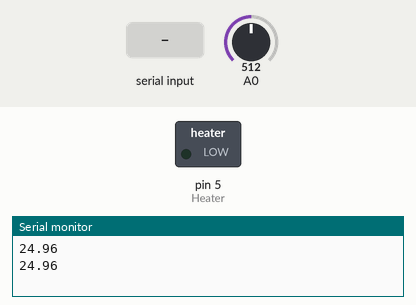
The sketch below on a simulated Arduino Uno, built with avr-gcc and run on an emulated ATmega328P. On the bench: switched loads named in the sketch (green lamp = pin HIGH), the last lines printed to the serial monitor. The inputs (shaded band) are chosen by the test bench; at power-on: A0 = 512.

Above: at 1.2 s.
1.3 s: A0 set to 560
3.2 s: A0 set to 573
At 4.4 s:
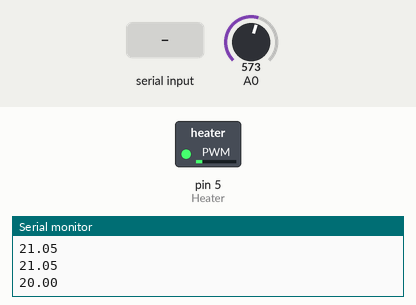
5.5 s: "A90\n" received over Serial
At 7.2 s:
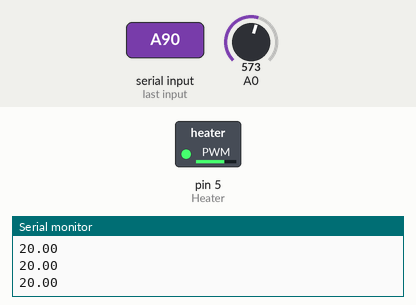
7.5 s: "90,45\n" received over Serial
At 8.8 s:
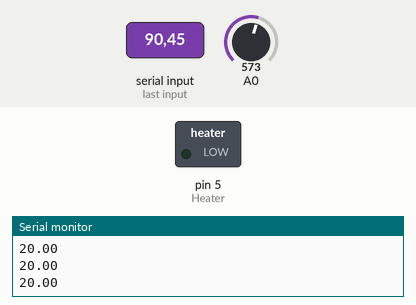
10.5 s: "0\n" received over Serial
At 13.1 s:
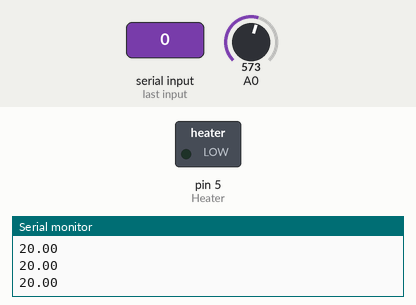
13.5 s: "30,150\n" received over Serial
At 15.5 s:
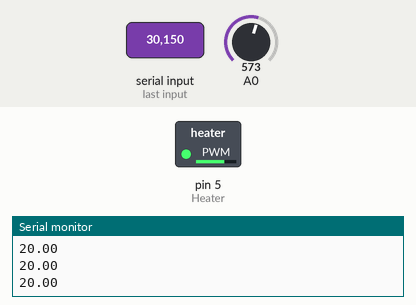
Timing chart, 0 to 17.0 s (numbered marks = the images above; inputs shaded):
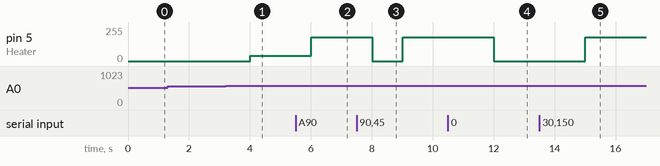

Measured:
- after the input at 3.2 s, pin 5 (Heater): 0/255 → 40/255 after 0.80 s
- after the input at 5.5 s, pin 5 (Heater): 40/255 → 180/255 after 0.51 s
- after the input at 7.5 s, pin 5 (Heater): 180/255 → 0/255 after 0.51 s, → 180/255 1.0 s later
- after the input at 10.5 s, pin 5 (Heater): 180/255 → 0/255 after 1.5 s
- after the input at 13.5 s, pin 5 (Heater): 0/255 → 180/255 after 1.5 s

The sketch:

TestOneHeater.ino
```cpp
int Mode = 3; //Mode 0 -> Heating, 1 -> pH, 2 -> Stiring
float Temp = 20;
float pH = 7;
float Stir = 1500;
char inString;
float inByte;
bool modeSetted = false;
int Heater = 5;
float TherVal;
float X;
float T;
int HeaterVal;


void setup() {
  Serial.begin (9600);

}

void loop() {
  setMode();
  valueInput();
  TherVal = analogRead(A0);
  HeaterControl(TherVal);
  delay(1000);
}

void setMode(){
  if (Serial.available() > 0){
    inString = Serial.read();
    if ( inString == 'A' ){
      Mode = 0;
    }
    if ( inString == 'B' ){
      Mode = 1;
    }
    if ( inString == 'C' ){
      Mode = 2;
    }
  }
}

void valueInput(){
  if (Serial.available() > 0){
    inByte = Serial.parseFloat();
    if (Mode == 0){
      Temp = inByte;
    }
    if (Mode == 1){
      pH = inByte;
    }
    if (Mode == 2){
      Stir = inByte;
    }
  }
}

void HeaterControl(float TherVal){
  X = (1023/(1023-TherVal))-1;
  T = 1/(1/298.15 + log(X)/4220) - 273.15;
  Serial.println( T );
  if ( T <= Temp - 4 ){
    HeaterVal = 180;
  }
  else if (T <= Temp - 3){
    HeaterVal = 145;
  }
  else if (T <= Temp - 2){
    HeaterVal = 110;
  }
  else if (T <= Temp - 1){
    HeaterVal = 75;
  }
  else if (T <= Temp){
    HeaterVal = 40;
  }
  else{
    HeaterVal = 0;
  }
  analogWrite(Heater, HeaterVal);
}
```
